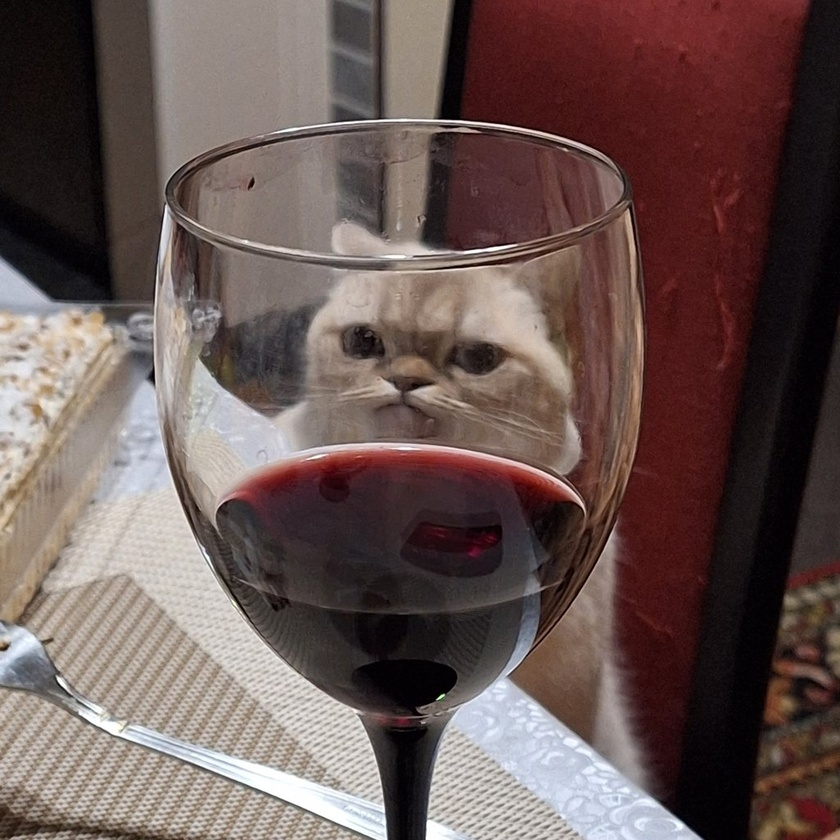
%> input picture lab4/cat.jpg, 840 x 840 px, shrunk from 1024 x 1024 before the run
$ octave task4.2.m   (GNU Octave 9; MATLAB toolbox functions it lacks are replaced by stand-ins)
%> lines starting %> are read from the running program, lines starting %| are printed output that depends on the picture
c=imread('cat.jpg');
%> c is the input picture: size 840x840x3 uint8; mean R, G, B 104.8, 86.4, 83.2
cc=c(1:end,1:end,:);
IG=rgb2gray(cc);
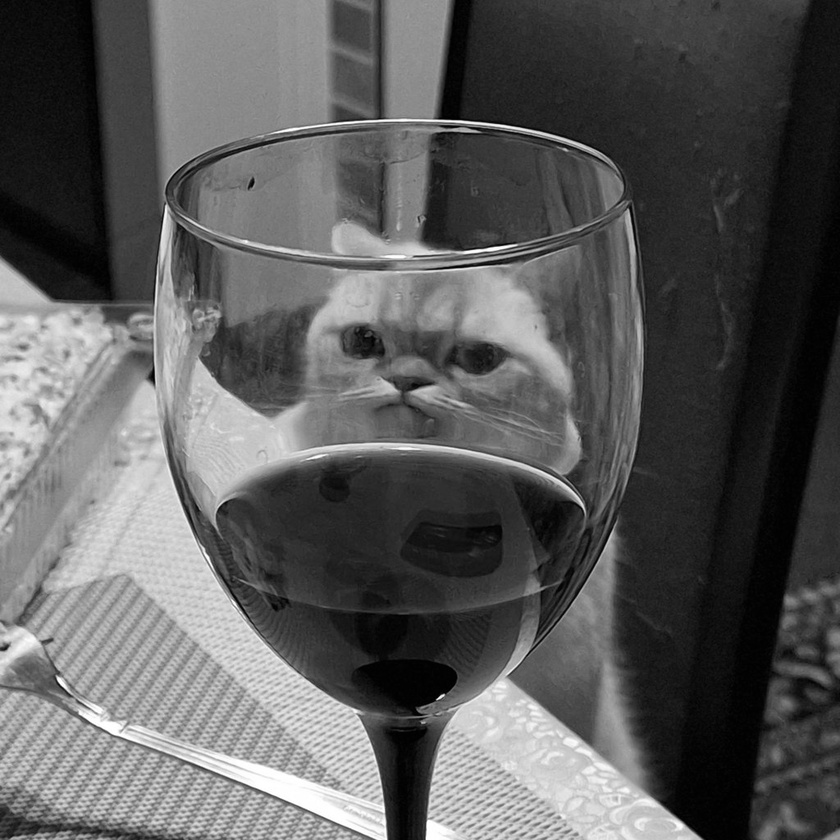
%> IG: size 840x840 uint8; min 0, max 255, mean 91.6
c_sp=imnoise(IG,'salt & pepper');
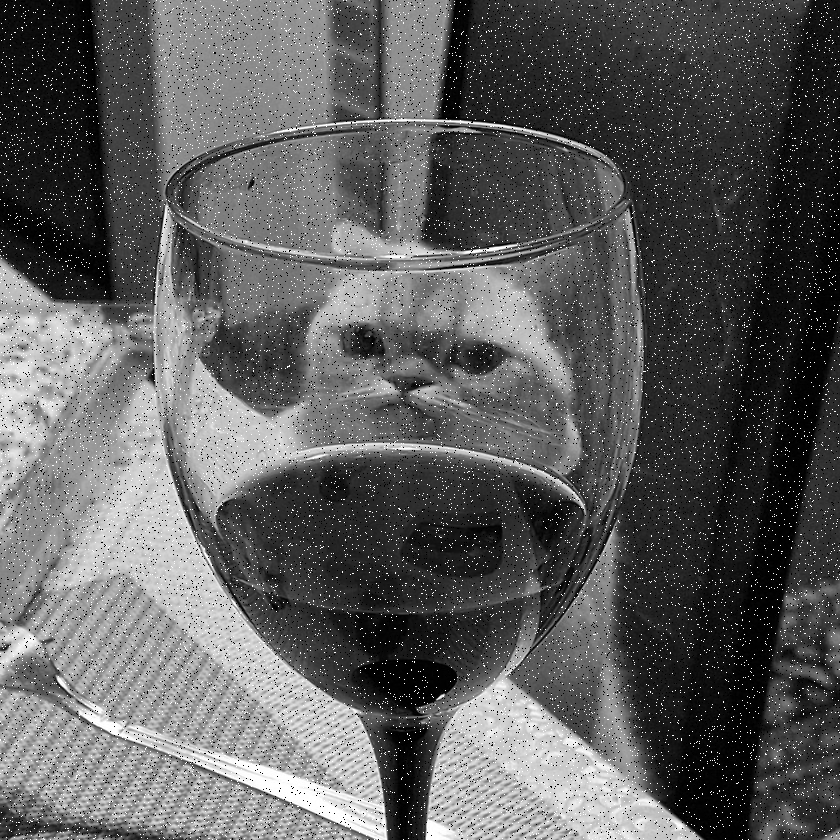
%> c_sp: size 840x840 uint8; min 0, max 255, mean 93.4
figure;
subplot(1,2,1);
imshow(c_sp);
cf=fftshift(fft2(c_sp));
subplot(1,2,2);
imshow(cf);
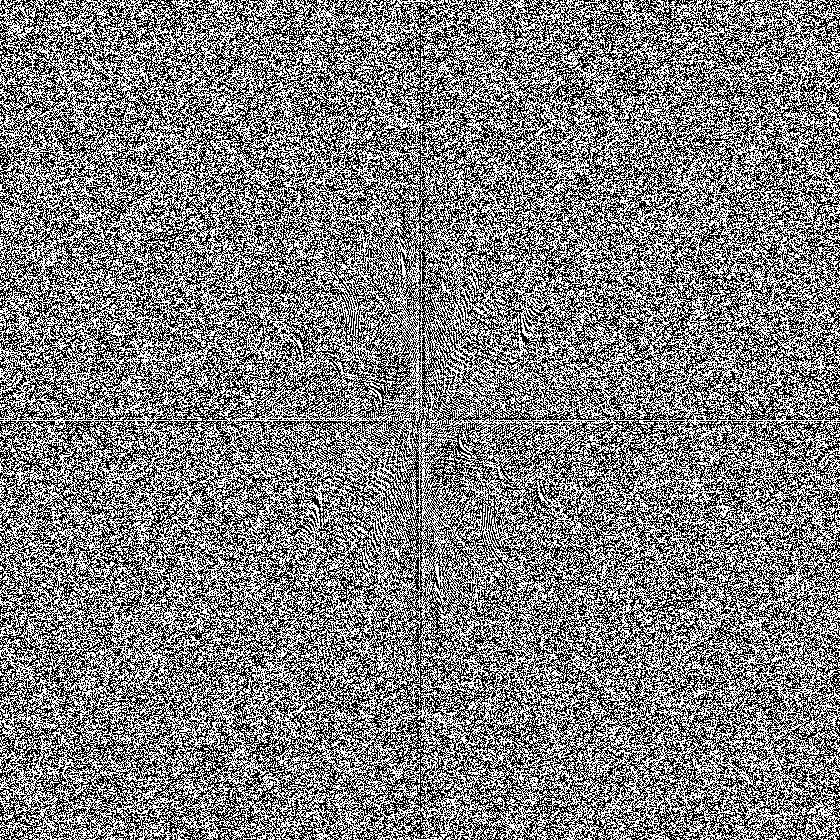
%> displayed picture: size 840x840, on the screen's scale of 0 to 255; min 0, max 255, mean 127.4
